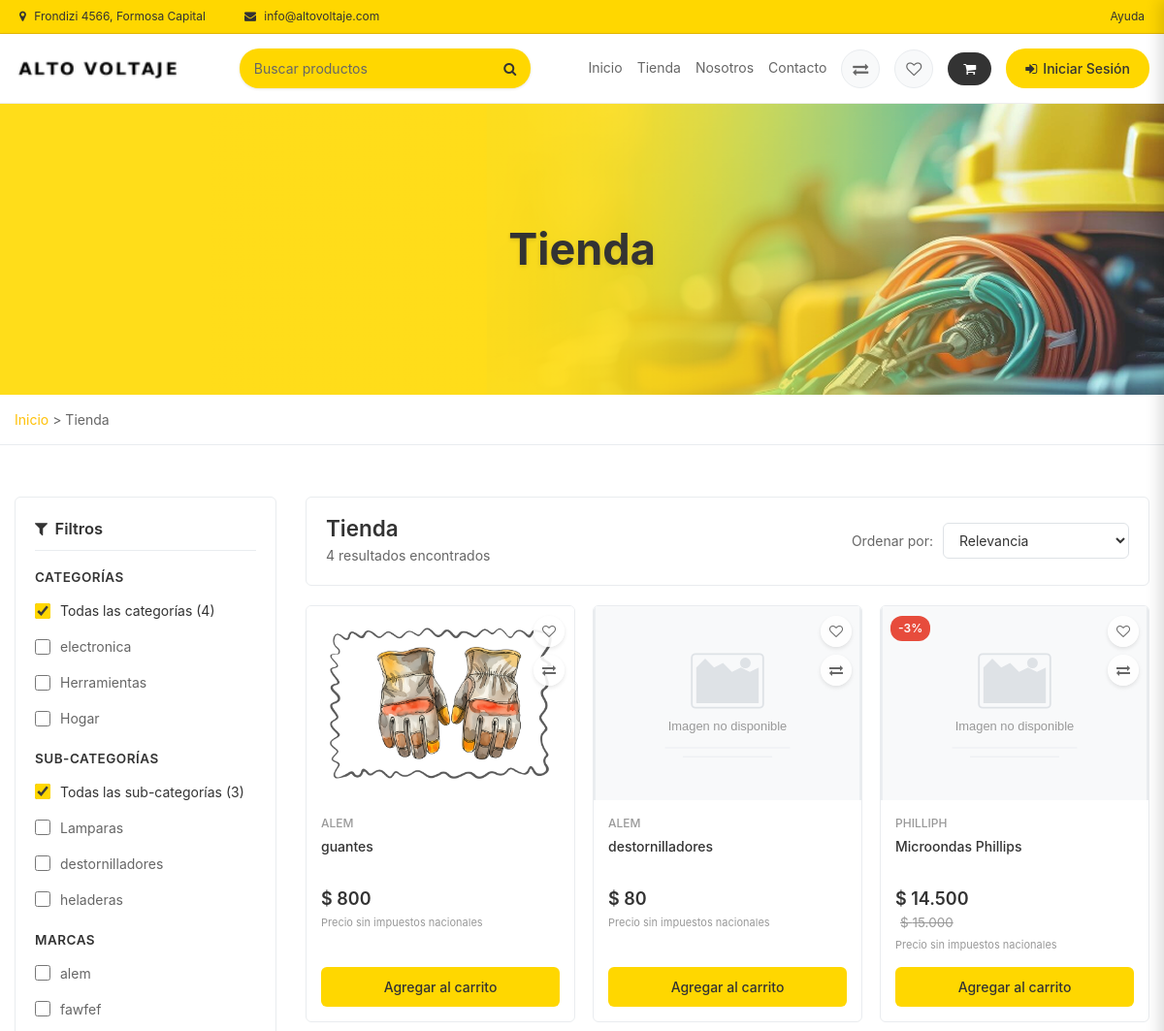
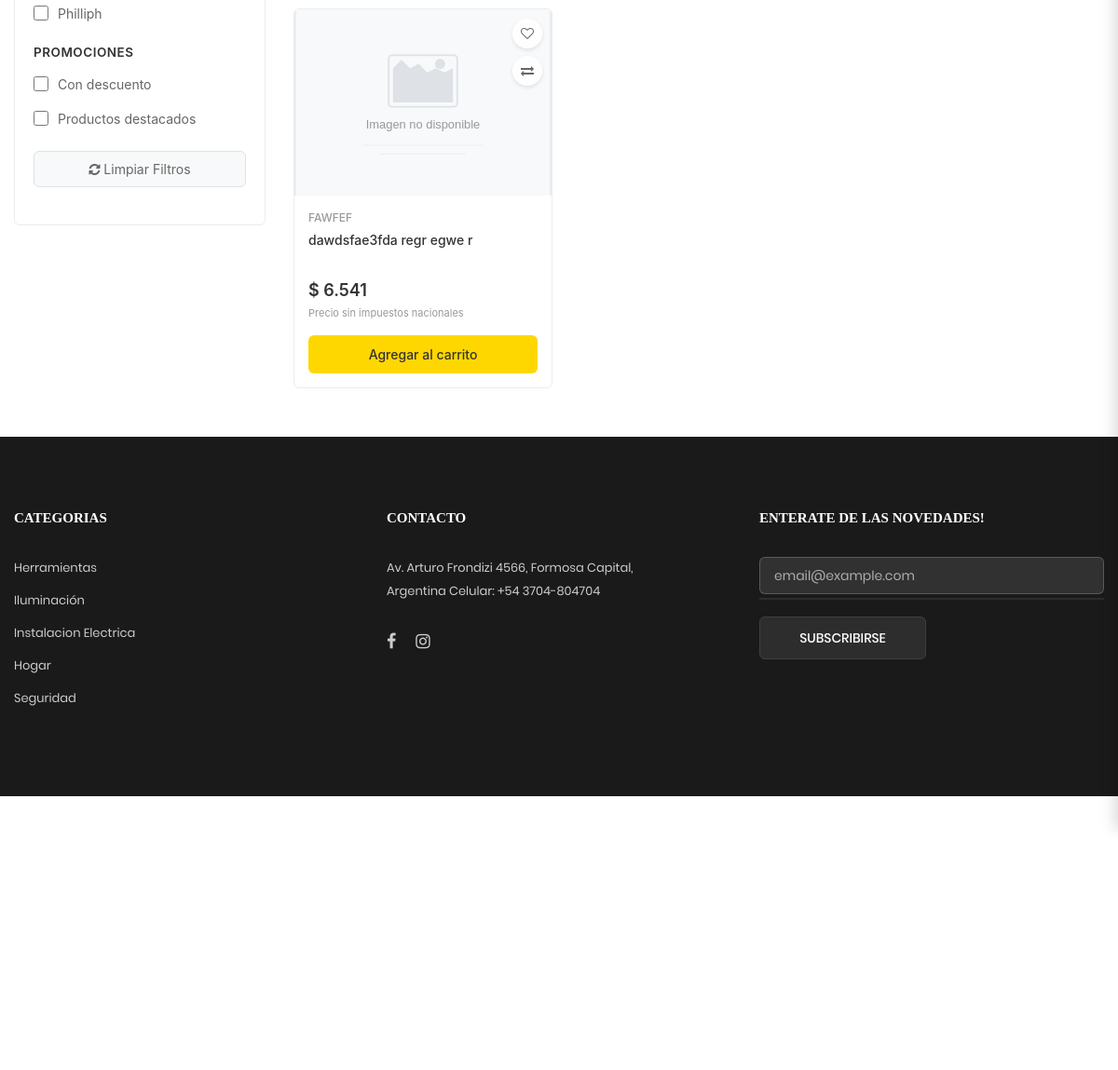
The page /tienda on the database its author committed (2 pictures, top to bottom).
### tables this page shows
CREATE TABLE `categoria` (
  `idcategoria` bigint(20) NOT NULL,
  `nombre` varchar(100) NOT NULL,
  `descripcion` text NOT NULL,
  `portada` varchar(255) DEFAULT NULL,
  `ruta` varchar(255) NOT NULL,
  `datecreated` datetime NOT NULL DEFAULT current_timestamp(),
  `status` int(11) NOT NULL DEFAULT 1
);

CREATE TABLE `subcategoria` (
  `idSubCategoria` int(11) NOT NULL,
  `categoria_idcategoria` bigint(20) NOT NULL,
  `Nombre_SubCategoria` varchar(100) NOT NULL,
  `Descripcion_SubCategoria` varchar(450) NOT NULL,
  `Estado_SubCategoria` enum('ACTIVO','INACTIVO') NOT NULL DEFAULT 'ACTIVO',
  `Fecha_Creacion` timestamp NOT NULL DEFAULT current_timestamp()
);

CREATE TABLE `producto` (
  `idProducto` int(11) NOT NULL,
  `SubCategoria_idSubCategoria` int(11) NOT NULL,
  `Nombre_Producto` varchar(100) NOT NULL,
  `Descripcion_Producto` varchar(450) NOT NULL,
  `SKU` varchar(50) NOT NULL,
  `codigo_barras` varchar(50) DEFAULT NULL,
  `Marca` varchar(45) NOT NULL,
  `Precio_Costo` decimal(10,2) NOT NULL,
  `Precio_Venta` decimal(10,2) NOT NULL,
  `Precio_Oferta` decimal(10,2) DEFAULT NULL,
  `Margen_Ganancia` decimal(5,2) NOT NULL,
  `Stock_Actual` int(11) NOT NULL,
  `imagen` varchar(100) DEFAULT NULL,
  `ruta` varchar(255) DEFAULT NULL,
  `Estado_Producto` enum('Activo','Inactivo','Descontinuado') NOT NULL DEFAULT 'Activo',
  `En_Oferta` tinyint(4) NOT NULL DEFAULT 0,
  `Es_Destacado` tinyint(4) NOT NULL DEFAULT 0,
  `Inventario_id_Inventario` int(11) NOT NULL,
  `Proveedor_id_Proveedor` int(11) NOT NULL
);

### Views/Tienda/tienda.php (the view, shortened to what the rows shown need)
<?php
	require_once(__DIR__ . '/../../Helpers/Helpers.php');
?>
<link rel="stylesheet" type="text/css" href="<?= media() ?>/css/tienda-minimal.css?v=1.0">
	<div class="hero-section">
		<div class="container">
			<div class="row">
				<div class="col-12">
					<h1 class="hero-title">Tienda</h1>
				</div>
			</div>
		</div>
	</div>
	<div class="main-content">
		<div class="container py-4">
			<div class="row">
				<div class="col-lg-3 col-md-4 mb-4">
					<div class="filters-sidebar" id="filters-sidebar">
						<div class="filter-section">
							<?php if (!empty($data['categorias'])): ?>
								<?php foreach ($data['categorias'] as $categoria): ?>
									<div class="filter-option">
										<input type="checkbox" id="cat-<?= $categoria['idcategoria'] ?>" data-category="<?= htmlspecialchars($categoria['nombre']) ?>">
										<label for="cat-<?= $categoria['idcategoria'] ?>"><?= htmlspecialchars($categoria['nombre']) ?></label>
									</div>
								<?php endforeach; ?>
							<?php endif; ?>
						</div>
						<div class="filter-section">
							<?php if (!empty($data['subcategorias'])): ?>
								<?php foreach ($data['subcategorias'] as $index => $subcategoria): ?>
									<?php
									$subcatId = $subcategoria['IdSubCategoria'] ?? $subcategoria['idSubCategoria'] ?? $subcategoria['id'] ?? 0;
									$subcatNombre = $subcategoria['Nombre_SubCategoria'] ?? $subcategoria['nombre'] ?? $subcategoria['Nombre'] ?? 'Sin nombre';
									?>
									<div class="filter-option">
										<input type="checkbox" id="subcat-<?= $subcatId ?>" data-subcategory="<?= htmlspecialchars($subcatNombre) ?>">
										<label for="subcat-<?= $subcatId ?>"><?= htmlspecialchars($subcatNombre) ?></label>
									</div>
								<?php endforeach; ?>
							<?php endif; ?>
						</div>
					</div>
				</div>
				<div class="col-lg-9 col-md-8">
					<div class="products-section">
						<div class="products-header">
							<div class="results-info">
								<h2>Tienda</h2>
							</div>
						</div>
				<div class="product-grid">
					<?php if (!empty($data['productos'])): ?>
						<?php foreach ($data['productos'] as $producto): ?>
							<div class="farmacity-product-card product-item"
								 data-category="<?= htmlspecialchars($producto['Nombre_Categoria'] ?? '') ?>"
								 data-subcategory="<?= htmlspecialchars($producto['Nombre_SubCategoria'] ?? '') ?>"
								 data-brand="<?= htmlspecialchars($producto['Marca'] ?? '') ?>"
								 data-price="<?= $producto['Precio_Venta'] ?>"
								 data-name="<?= htmlspecialchars($producto['Nombre_Producto']) ?>"
								 onclick="viewProduct(<?= $producto['idProducto'] ?>)"
								 style="cursor: pointer;"
								 title="Click para ver detalles">
								<div class="product-image-container">
									<?php if (!empty($producto['En_Oferta']) && $producto['En_Oferta'] == 1): ?>
										<div class="product-discount">
											<?php
											$descuento = round((($producto['Precio_Venta'] - $producto['Precio_Oferta']) / $producto['Precio_Venta']) * 100);
											echo '-' . $descuento . '%';
											?>
										</div>
									<?php endif; ?>
									<div class="product-actions">
										<div class="product-favorite" onclick="event.stopPropagation(); addToWishlist(<?= $producto['idProducto'] ?>)">
											<i class="fa fa-heart-o"></i>
										</div>
										<div class="product-compare" onclick="event.stopPropagation(); toggleCompare(<?= $producto['idProducto'] ?>)">
											<i class="fa fa-exchange"></i>
										</div>
									</div>
									<?php if (!empty($producto['imagen']) && !empty($producto['ruta'])): ?>
										<img src="<?= BASE_URL ?>/<?= $producto['ruta'] ?><?= $producto['imagen'] ?>"
											 alt="<?= htmlspecialchars($producto['Nombre_Producto']) ?>"
											 onerror="this.src='<?= BASE_URL ?>/Assets/images/product-not-available.svg'">
									<?php else: ?>
										<img src="<?= BASE_URL ?>/Assets/images/product-not-available.svg"
											 alt="<?= htmlspecialchars($producto['Nombre_Producto']) ?>">
									<?php endif; ?>
								</div>
								<div class="product-info">
									<div class="product-brand"><?= htmlspecialchars($producto['Marca'] ?? 'Alto Voltaje') ?></div>
									<div class="product-name"><?= htmlspecialchars($producto['Nombre_Producto']) ?></div>
									<div class="product-pricing">
										<?php if (!empty($producto['Precio_Oferta']) && $producto['En_Oferta'] == 1): ?>
											<span class="product-price-current">$ <?= number_format($producto['Precio_Oferta'], 0, ',', '.') ?></span>
											<span class="product-price-old">$ <?= number_format($producto['Precio_Venta'], 0, ',', '.') ?></span>
										<?php else: ?>
											<span class="product-price-current">$ <?= number_format($producto['Precio_Venta'], 0, ',', '.') ?></span>
										<?php endif; ?>
										<div class="product-tax-info">Precio sin impuestos nacionales</div>
									</div>
									<button class="product-add-button" onclick="event.stopPropagation(); addToCart(
										<?= $producto['idProducto'] ?>,
										'<?= htmlspecialchars($producto['Nombre_Producto'], ENT_QUOTES) ?>',
										<?= !empty($producto['En_Oferta']) && $producto['En_Oferta'] == 1 ? $producto['Precio_Oferta'] : $producto['Precio_Venta'] ?>,
										'<?= !empty($producto['imagen']) && !empty($producto['ruta']) ? BASE_URL . '/' . $producto['ruta'] . $producto['imagen'] : BASE_URL . '/Assets/images/product-not-available.svg' ?>',
										'<?= htmlspecialchars($producto['Marca'] ?? 'Alto Voltaje', ENT_QUOTES) ?>'
									)">
										Agregar al carrito
									</button>
								</div>
							</div>
						<?php endforeach; ?>
					<?php endif; ?>
				</div>
				</div>
			</div>
		</div>
	</div>

### rows shown on the page
categoria: nombre "electronica"
categoria: nombre "Herramientas"
categoria: nombre "Hogar"
subcategoria: Nombre_SubCategoria "Lamparas"
subcategoria: Nombre_SubCategoria "destornilladores"
subcategoria: Nombre_SubCategoria "heladeras"
producto: ruta+imagen (picture), Marca "ALEM", Nombre_Producto "guantes", Precio_Venta "800"
producto: Marca "ALEM", Nombre_Producto "destornilladores", Precio_Venta "80"
producto: descuento "3", Marca "PHILLIPH", Nombre_Producto "Microondas Phillips", Precio_Oferta "14.500", Precio_Venta "15.000"
producto: Marca "FAWFEF", Nombre_Producto "dawdsfae3fda regr egwe r", Precio_Venta "6.541"

### other values the page prints
count($data['productos']) "4"
count($data['subcategorias']) "3"
$marca['Marca'] "alem"
$marca['Marca'] "fawfef"
$marca['Marca'] "Philliph"
